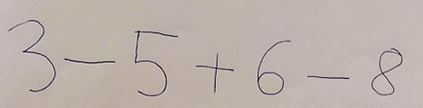
#> input picture pictures/slika.JPG, 423 x 108 px, found by its file name
$ jupyter execute --allow-errors Photomath.ipynb   (shell and % lines are left out)
#> lines starting #> are read from the running program, lines starting #| are printed output that depends on the picture; after the words box and inside, x2 and y2 are one past the last pixel; in counts of white or black regions, pixels touching at a corner belong together
# Handwritten character detector

[cell 1]
import os
import numpy as np
import cv2
from imutils import contours

[cell 2]
path = "pictures/slika.jpg"

[cell 3]
inputImage = cv2.imread(path)
#> inputImage is the input picture: shape (108, 423, 3); mean B, G, R 172.1, 178, 189.4
inputCopy = inputImage.copy()

[cell 4]
cv2.imshow("Image",inputImage)
cv2.waitKey(0)
cv2.destroyAllWindows()

[cell 5]
image = cv2.imread(path)
original = image.copy()
gray = cv2.cvtColor(image, cv2.COLOR_BGR2GRAY)
blurred = cv2.GaussianBlur(gray, (3,3), 0)
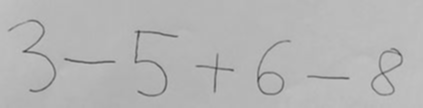
#> blurred: shape (108, 423); min 69, max 196, mean 180.9
canny = cv2.Canny(blurred, 120, 255, 1)
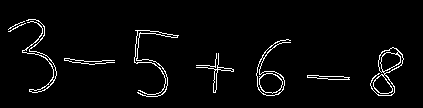
#> canny: shape (108, 423); 3.4% white in thin lines or dots, all inside (x1, y1, x2, y2) = (8, 19, 404, 97)
charachters_files = []
charachters_files_bw = []

# Find contours
contour_list = []
detected_character_counter = 0
cnts = cv2.findContours(canny, cv2.RETR_EXTERNAL, cv2.CHAIN_APPROX_SIMPLE)
#> cnts = 10 contours, 4 with area under 20; largest, box (x1, y1, x2, y2) and area: (370, 47, 404, 96) 714, (256, 39, 291, 96) 600, (22, 19, 57, 93) 108, (307, 75, 350, 80) 101, (196, 53, 234, 93) 94, (134, 30, 179, 97) 28
cnts = cnts[0] if len(cnts) == 2 else cnts[1]
cnts, _ = contours.sort_contours(cnts, method="left-to-right")

for index, contour in enumerate(cnts):
    # Obtain bounding rectangle for each contour
    # When rectangles are nested
    x,y,w,h = cv2.boundingRect(contour)
#> x = 8; y = 23; w = 18; h = 9
    # When current rectangle is nested in rectangle before
    if h * w > 170:
        # When current rectangle is nested in rectangle before
        if index != 0:
            x2, y2, w2, h2 = cv2.boundingRect(cnts[index-1])
            difference_x = abs(x - x2)
            if difference_x < 5 and w2 > w:
                continue
        # When current rectangle is nested next rectangle
        if  index != len(cnts) - 1:
            x2, y2, w2, h2 = cv2.boundingRect(cnts[index+1])
            difference_x = (x2 - x)
            if difference_x < 5 and w2 > w:
                continue
        #print("Coordinates of bounding box are: X:" + str(x) + " Y:" + str(y) + " W:" + str(w) + " H:" + str(h))
        cropped_image = image[y:y+h, x:x+w]
        cv2.imshow("image", cropped_image)
        cv2.waitKey()
        cropped_image_copy = original[y:y+h, x:x+w]
        # Draw bounding box rectangle, crop using Numpy slicing
        cv2.rectangle(image,(x,y),(x+w,y+h),(0,255,0),3)
        cv2.imwrite('pictures/character_{}.png'.format(detected_character_counter), cropped_image_copy)
        im_gray = cv2.imread("pictures/character_" + str(detected_character_counter) + '.png', cv2.IMREAD_GRAYSCALE)
        (thresh, im_bw) = cv2.threshold(im_gray, 128, 255, cv2.THRESH_BINARY)
        thresh = 133
        im_bw = cv2.threshold(im_gray, thresh, 255, cv2.THRESH_BINARY)[1]
        cv2.imwrite('pictures/character_bw_'+str(detected_character_counter) + '.png', im_bw)
        charachters_files.append('pictures/character_'+str(detected_character_counter) + '.png')
        charachters_files_bw.append('pictures/character_bw_'+str(detected_character_counter) + '.png')
        detected_character_counter += 1
cv2.imshow("image", image)
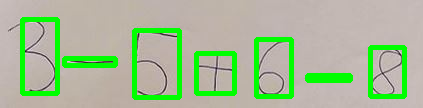
#> window 'image': shape (108, 423, 3); mean B, G, R 150.8, 188.1, 166.1
cv2.waitKey()

[cell 6]
for path in charachters_files:
    os.remove(path)
#> `inputImage = cv2.imread(character_file)`:
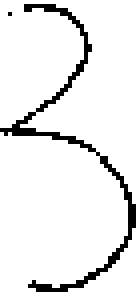
#> inputImage: shape (74, 35, 3) (shown 4 times larger); 92.5% white; black in thin lines or dots

[cell 7]
cv2.imshow("image", image)
cv2.waitKey()

# Handwritten character classifier

[cell 8]
import tensorflow as tf
from tensorflow import keras
from keras.preprocessing.image import ImageDataGenerator
from tensorflow.keras.optimizers import RMSprop,Adam
from tensorflow.keras.callbacks import TensorBoard, EarlyStopping, LearningRateScheduler, ModelCheckpoint, CSVLogger, ReduceLROnPlateau

[cell 9]
classes = ['%', '+', '-', '0', '1', '2', '3', '4', '5', '6', '7', '8', '9', '[', ']', '_']

#> (a cell that did not finish here is left out)

[cell 11]
def get_img_array(img_path):
    img = keras.preprocessing.image.load_img(img_path, target_size=(160, 160))
    array = keras.preprocessing.image.img_to_array(img)  * (1.0 / 255)
    array = tf.image.rgb_to_grayscale(array)
    slika = keras.preprocessing.image.array_to_img(array)
    array = np.expand_dims(array, axis=0)
    return array

[cell 12]
expression = ""

[cell 13]
expression = ""
#> (the rest of this cell did not finish here and is left out)

# Solver

[cell 14]
# [9 lines left out: function calculate, not called in this run]

def check_for_presence_of_operators(expression):
#function return 1 if math operators are present in expression, or 0 if math operators are not present
    if expression.find("+") == -1 and expression.find("-") == -1 and expression.find("*") == -1 and expression.find("/") == -1:
        return 0
    return 1

# [95 lines left out: functions check_for_presence_of_brackets, check_for_multiplication_or_divison, check_for_addition_or_subtraction, get_first_index_of_multiplication_or_division, get_first_index_of_addition_or_subtraction, get_last_index_of_addition_or_subtraction and 4 more, not called in this run]

def get_index_of_opening_bracket_left_to_given_index(expression, index):
    substring = expression[0:index]
    return substring.rfind("(")

# [259 lines left out: functions get_index_of_any_operator_left_to_given_operator, get_left_part_of_substring, find_nth_occurence_of_substring, get_right_part_of_substring, number_right_to_given_operator, number_left_to_given_operator and 2 more, not called in this run]

[cell 15]
input_expression = expression
while check_for_presence_of_operators(expression[1:len(expression)]) == 1:
    found_most_nested_brackets = 0
    while check_for_presence_of_brackets(expression) == 1:
        expression = evaluate_expression_with_parenthesis(expression)
    expression = evaluate(expression)
